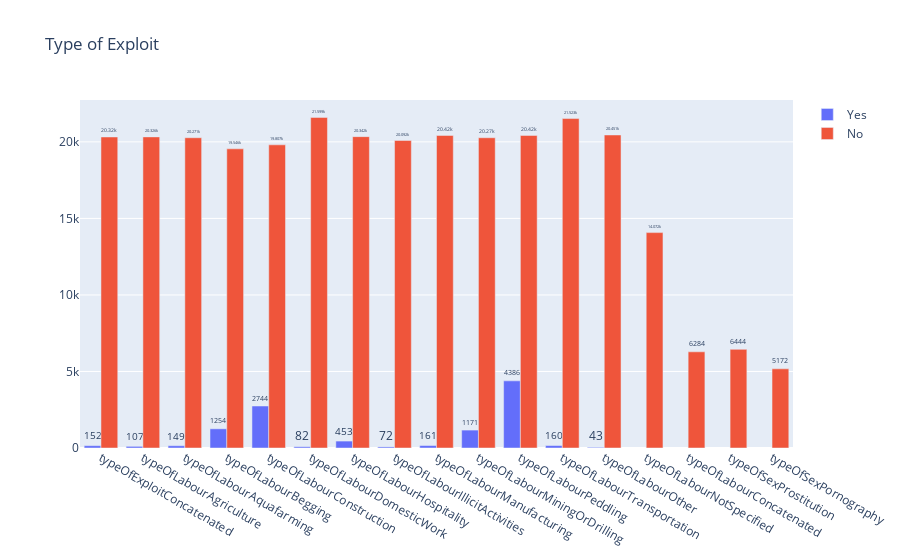

Here is the notebook cell this chart was saved with:
### Code cell
yes = []
no = []
for col in colm_type:
    counts = dict(exploittype_df[col].value_counts())
    if 1.0 in counts.keys():
        yes.append(counts[1.0])
    if 0.0 in counts.keys():
        no.append(counts[0.0])
    
fig = go.Figure(data=[
    go.Bar(name='Yes', x=colm_type, y=yes),
    go.Bar(name='No', x=colm_type, y=no)
])
fig.update_traces(texttemplate='%{value}', textposition='outside')
fig.update_layout(title_text='Type of Exploit')
fig.show()

### Figure 1 — Plotly figure (JSON) as saved in the notebook; plotly's stock layout.template omitted (floating-point values rounded to 4 significant figures)
{"data": [{"name": "Yes", "textposition": "outside", "texttemplate": "%{value}", "type": "bar", "x": ["typeOfExploitConcatenated", "typeOfLabourAgriculture", "typeOfLabourAquafarming", "typeOfLabourBegging", "typeOfLabourConstruction", "typeOfLabourDomesticWork", "typeOfLabourHospitality", "typeOfLabourIllicitActivities", "typeOfLabourManufacturing", "typeOfLabourMiningOrDrilling", "typeOfLabourPeddling", "typeOfLabourTransportation", "typeOfLabourOther", "typeOfLabourNotSpecified", "typeOfLabourConcatenated", "typeOfSexProstitution", "typeOfSexPornography", "typeOfSexRemoteInteractiveServices", "typeOfSexPrivateSexualServices", "typeOfSexConcatenated"], "y": [152, 107, 149, 1254, 2744, 82, 453, 72, 161, 1171, 4386, 160, 43]}, {"name": "No", "textposition": "outside", "texttemplate": "%{value}", "type": "bar", "x": ["typeOfExploitConcatenated", "typeOfLabourAgriculture", "typeOfLabourAquafarming", "typeOfLabourBegging", "typeOfLabourConstruction", "typeOfLabourDomesticWork", "typeOfLabourHospitality", "typeOfLabourIllicitActivities", "typeOfLabourManufacturing", "typeOfLabourMiningOrDrilling", "typeOfLabourPeddling", "typeOfLabourTransportation", "typeOfLabourOther", "typeOfLabourNotSpecified", "typeOfLabourConcatenated", "typeOfSexProstitution", "typeOfSexPornography", "typeOfSexRemoteInteractiveServices", "typeOfSexPrivateSexualServices", "typeOfSexConcatenated"], "y": [20320, 20326, 20271, 19546, 19807, 21599, 20342, 20092, 20420, 20270, 20420, 21523, 20451, 14072, 6284, 6444, 5172]}], "layout": {"title": {"text": "Type of Exploit"}}}
